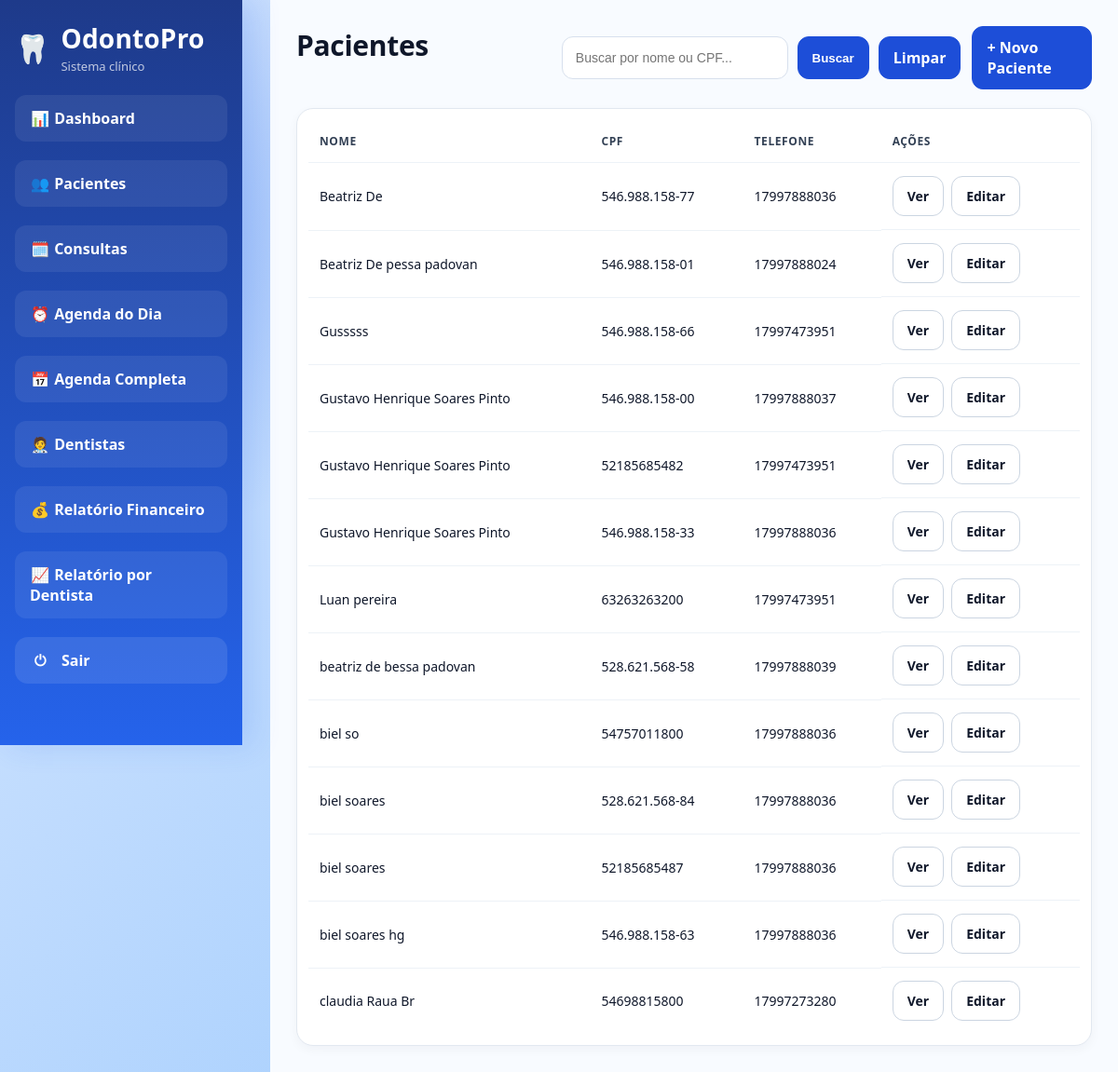
/pacientes/ (signed in), run on the app's committed database.
### core/models.py (models this page shows, shortened)
class Paciente(models.Model):
    nome = models.CharField(max_length=120)
    cpf = models.CharField(max_length=14, unique=True)
    telefone = models.CharField(max_length=20, blank=True, null=True)
    data_nascimento = models.DateField(blank=True, null=True)
    endereco = models.CharField(max_length=255, blank=True, null=True)
    observacoes = models.TextField(blank=True, null=True)
    data_cadastro = models.DateTimeField(auto_now_add=True)

### core/views.py (the view)
# urls.py: path("pacientes/", views.lista_pacientes, name="lista_pacientes"),
@login_required
def lista_pacientes(request):
    q = (request.GET.get("q") or "").strip()
    pacientes = Paciente.objects.all().order_by("nome")
    if q:
        pacientes = pacientes.filter(
            Q(nome__icontains=q) |
            Q(cpf__icontains=q) |
            Q(telefone__icontains=q)
        ).order_by("nome")
    return render(request, "core/pacientes/listar.html", {
        "pacientes": pacientes,
        "q": q,
    })

### core/templatetags/core_extras.py (called while the page is built)
@register.filter
def has_group(user, group_name):
    return user.groups.filter(name=group_name).exists()

### core/templates/core/pacientes/listar.html
{% extends 'core/base.html' %}
{% block content %}
<div class="page-header">
  <h1>Pacientes</h1>
  <div style="display:flex; gap:12px; align-items:center;">
    <form method="GET" style="display:flex; gap:10px;">
      <input type="text" name="q" placeholder="Buscar por nome ou CPF..." value="{{ q }}" />
      <button class="btn" type="submit">Buscar</button>
      <a class="btn" href="/pacientes/">Limpar</a>
    </form>
    <a class="btn primary" href="{% url 'cadastrar_paciente' %}">+ Novo Paciente</a>
  </div>
</div>
<div class="table-wrap">
  <table class="table">
    <thead>
      <tr>
        <th>Nome</th>
        <th>CPF</th>
        <th>Telefone</th>
        <th>Ações</th>
      </tr>
    </thead>
    <tbody>
      {% for p in pacientes %}
      <tr>
        <td>{{ p.nome }}</td>
        <td>{{ p.cpf }}</td>
        <td>{{ p.telefone|default:"-" }}</td>
        <td style="display:flex; gap:8px;">
          <a class="btn btn-ghost" href="{% url 'detalhes_paciente' p.pk %}">Ver</a>
          <a class="btn btn-ghost" href="{% url 'editar_paciente' p.pk %}">Editar</a>
        </td>
      </tr>
      {% empty %}
      <tr>
        <td colspan="4">Nenhum paciente encontrado.</td>
      </tr>
      {% endfor %}
    </tbody>
  </table>
</div>
{% endblock %}

### core/static/core/css/style.css (style rules this page uses)
* { box-sizing: border-box; }
:root { --bg: #f4f7fb; --bg-soft: #eef3f9; --surface: #ffffff; --surface-alt: #f8fbff; --border: #e2e8f0; --border-strong: #cbd5e1; --text: #0f172a; --text-soft: #64748b; --primary: #1d4ed8; --primary-soft: #eff6ff; --primary-border: #bfdbfe; --sidebar-start: #0b2b5a; --sidebar-end: #0d4ea1; --success-bg: #dcfce7; --success-text: #166534; --danger-bg: #fee2e2; --danger-text: #991b1b; --neutral-bg: #e5e7eb; --neutral-text: #374151; --warning-bg: #fef3c7; --warning-text: #92400e; --shadow-sm: 0 4px 12px rgba(15, 23, 42, 0.04); --shadow-md: 0 10px 24px rgba(15, 23, 42, 0.06); --radius-md: 14px; --radius-lg: 18px; --radius-xl: 22px; }
body { margin: 0; font-family: Arial, Helvetica, sans-serif; color: var(--text); background: linear-gradient(180deg, #edf3f9 0%, #f7f9fc 100%); }
a { color: inherit; text-decoration: none; }
h1, .title { margin: 0; font-size: 30px; font-weight: 800; letter-spacing: -0.3px; }
.page-header { display: flex; align-items: flex-start; justify-content: space-between; gap: 16px; margin-bottom: 20px; }
.table-wrap { overflow-x: auto; padding: 12px; background: var(--surface); border: 1px solid var(--border); border-radius: var(--radius-lg); box-shadow: var(--shadow-sm); }
.table { width: 100%; border-collapse: collapse; }
.table th, .table td { padding: 14px 12px; font-size: 14px; text-align: left; vertical-align: middle; border-bottom: 1px solid #edf2f7; }
.table th { font-size: 12px; font-weight: 800; letter-spacing: 0.6px; text-transform: uppercase; color: #334155; }
.table tr:last-child td { border-bottom: none; }
form { width: 100%; }
input, textarea, select { width: 100%; padding: 12px 14px; font-size: 14px; color: var(--text); background: #fff; border: 1px solid #d7e0ed; border-radius: 12px; outline: none; transition: border-color 0.2s ease, box-shadow 0.2s ease; }
.btn { display: inline-flex; align-items: center; justify-content: center; padding: 11px 15px; font-weight: 800; color: #fff; cursor: pointer; background: var(--primary); border: 1px solid var(--primary); border-radius: 12px; transition: transform 0.2s ease, opacity 0.2s ease, background 0.2s ease; }
.btn-ghost { color: var(--text); background: #fff; border-color: var(--border-strong); }
html, body { min-height: 100%; margin: 0; padding: 0; }
body { font-family: 'Segoe UI', sans-serif; color: #0f172a; background: radial-gradient(circle at 10% 20%, rgba(37, 99, 235, 0.35), transparent 25%), radial-gradient(circle at 90% 80%, rgba(59, 130, 246, 0.25), transparent 25%), linear-gradient(135deg, #dbeafe 0%, #bfdbfe 40%, #93c5fd 100%); }

### data on the page
Paciente: nome "Beatriz De", cpf "546.988.158-77", telefone "17997888036"
Paciente: nome "Beatriz De pessa padovan", cpf "546.988.158-01", telefone "17997888024"
Paciente: nome "Gusssss", cpf "546.988.158-66", telefone "17997473951"
Paciente: nome "Gustavo Henrique Soares Pinto", cpf "546.988.158-00", telefone "17997888037"
Paciente: nome "Gustavo Henrique Soares Pinto", cpf "52185685482", telefone "17997473951"
Paciente: nome "Gustavo Henrique Soares Pinto", cpf "546.988.158-33", telefone "17997888036"
Paciente: nome "Luan pereira", cpf "63263263200", telefone "17997473951"
Paciente: nome "beatriz de bessa padovan", cpf "528.621.568-58", telefone "17997888039"
Paciente: nome "biel so", cpf "54757011800", telefone "17997888036"
Paciente: nome "biel soares", cpf "528.621.568-84", telefone "17997888036"
Paciente: nome "biel soares", cpf "52185685487", telefone "17997888036"
Paciente: nome "biel soares hg", cpf "546.988.158-63", telefone "17997888036"
Paciente: nome "claudia Raua Br", cpf "54698815800", telefone "17997273280"
